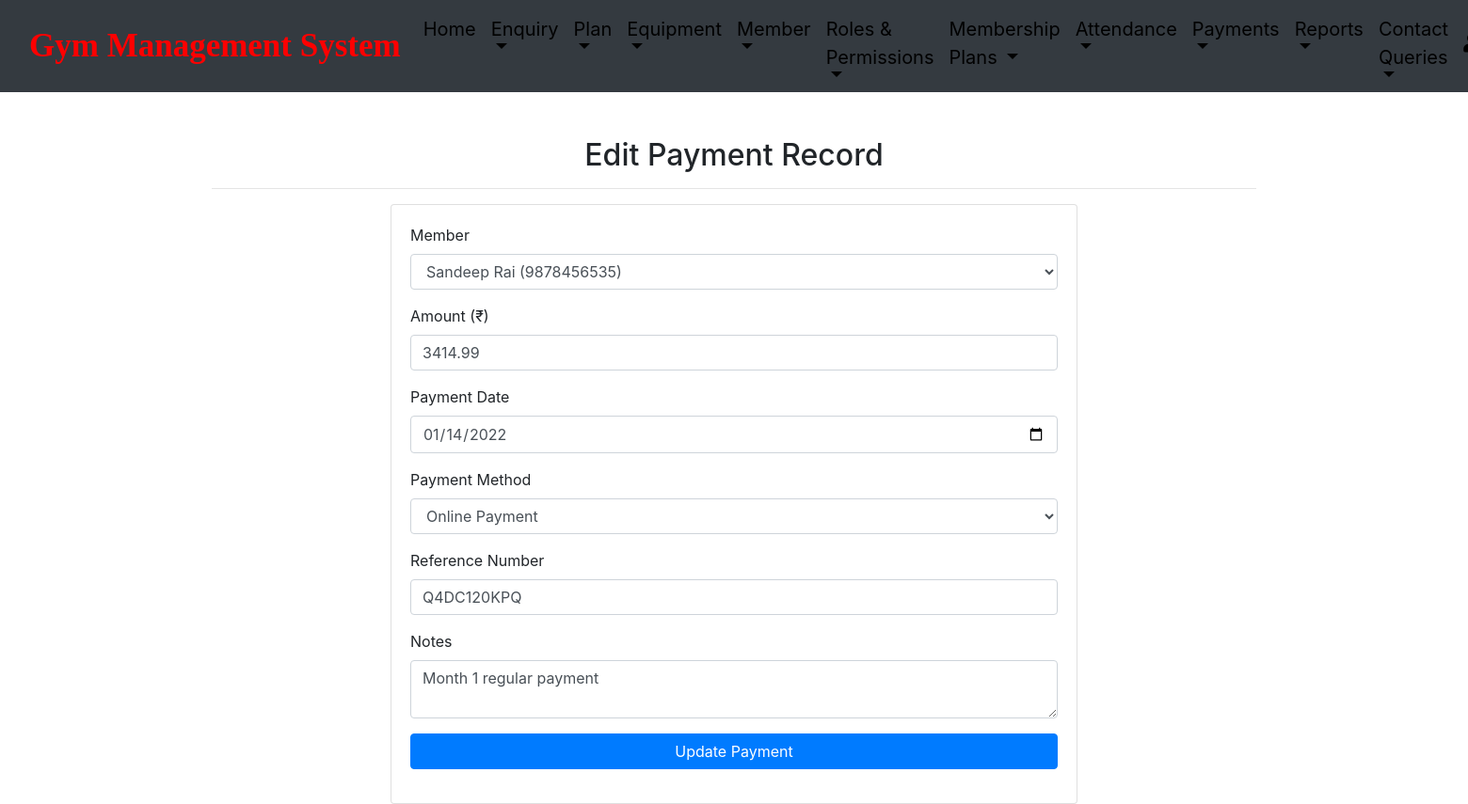
Screenshot of /edit_Payment/2 (signed in) with the database file from the repository.
### gym/models.py (models this page shows, shortened)
class Payment(models.Model):
    member = models.ForeignKey(Member, on_delete=models.CASCADE)
    amount = models.DecimalField(max_digits=10, decimal_places=2)
    payment_date = models.DateField()
    PAYMENT_METHOD_CHOICES = (
        ('cash', 'Cash'),
        ('credit_card', 'Credit Card'),
        ('debit_card', 'Debit Card'),
        ('bank_transfer', 'Bank Transfer'),
        ('online', 'Online Payment'),
    )
    payment_method = models.CharField(max_length=20, choices=PAYMENT_METHOD_CHOICES, default='cash')
    reference_number = models.CharField(max_length=100, null=True, blank=True)
    notes = models.TextField(null=True, blank=True)

class Member(models.Model):
    user = models.OneToOneField(User, on_delete=models.CASCADE, null=True, blank=True)
    name = models.CharField(max_length=150, null=True)
    contact = models.CharField(max_length=15, null=True)
    email = models.CharField(max_length=50, null=True)
    gender = models.CharField(max_length=10, null=True)
    plan = models.CharField(max_length=100, null=True)
    joindate = models.DateField(null=True)
    initamount = models.CharField(max_length=100, null=True)

### gym/views.py (the view, shortened to what this page needs)
# urls.py: path('edit_Payment/<int:pid>', edit_Payment, name='edit_Payment'),
def edit_Payment(request, pid):
    if not request.user.is_authenticated:
        return redirect('admin_login')
    error = ""
    payment = Payment.objects.get(id=pid)
    members = Member.objects.all()
    return render(request, 'edit_Payment.html', locals())

### gym/templates/edit_Payment.html (shortened to what this page needs)
{% include 'admin_nav.html' %}
{% load static %}
<head>
</head>
<div class="container mt-5">
    <h2 class="text-center">Edit Payment Record</h2>
    <hr>
    <div class="row">
        <div class="col-sm-2"></div>
        <div class="col-sm-8">
            <div class="card">
                <div class="card-body">
                    <form method="post">
                        <div class="form-group">
                            <label>Member</label>
                            <select name="member" class="form-control" required>
                                {% for m in members %}
                                <option value="{{ m.id }}" {% if payment.member.id == m.id %}selected{% endif %}>
                                    {{ m.name }} ({{ m.contact }})
                                </option>
                                {% endfor %}
                            </select>
                        </div>
                        <div class="form-group">
                            <label>Amount (₹)</label>
                            <input type="number" step="1" name="amount" value="{{ payment.amount }}" class="form-control" required>
                        </div>
                        <div class="form-group">
                            <label>Payment Date</label>
                            <input type="date" name="payment_date" value="{{ payment.payment_date|date:'Y-m-d' }}" class="form-control" required>
                        </div>
                        <div class="form-group">
                            <label>Payment Method</label>
                            <select name="payment_method" class="form-control" required>
                                <option value="online" {% if payment.payment_method == 'online' %}selected{% endif %}>Online Payment</option>
                            </select>
                        </div>
                        <div class="form-group">
                            <label>Reference Number</label>
                            <input type="text" name="reference_number" value="{{ payment.reference_number }}" class="form-control">
                        </div>
                        <div class="form-group">
                            <label>Notes</label>
                            <textarea class="form-control" name="notes">{{ payment.notes }}</textarea>
                        </div>
                        <input type="submit" value="Update Payment" class="btn btn-primary btn-block">
                    </form>
                </div>
            </div>
        </div>
        <div class="col-sm-2"></div>
    </div>
</div>

### rows the page displays
Payment: member "Sandeep Rai (9878456535)", amount "3414.99", payment_date "01/14/2022", payment_method "Online Payment", reference_number "Q4DC120KPQ", notes "Month 1 regular payment"
